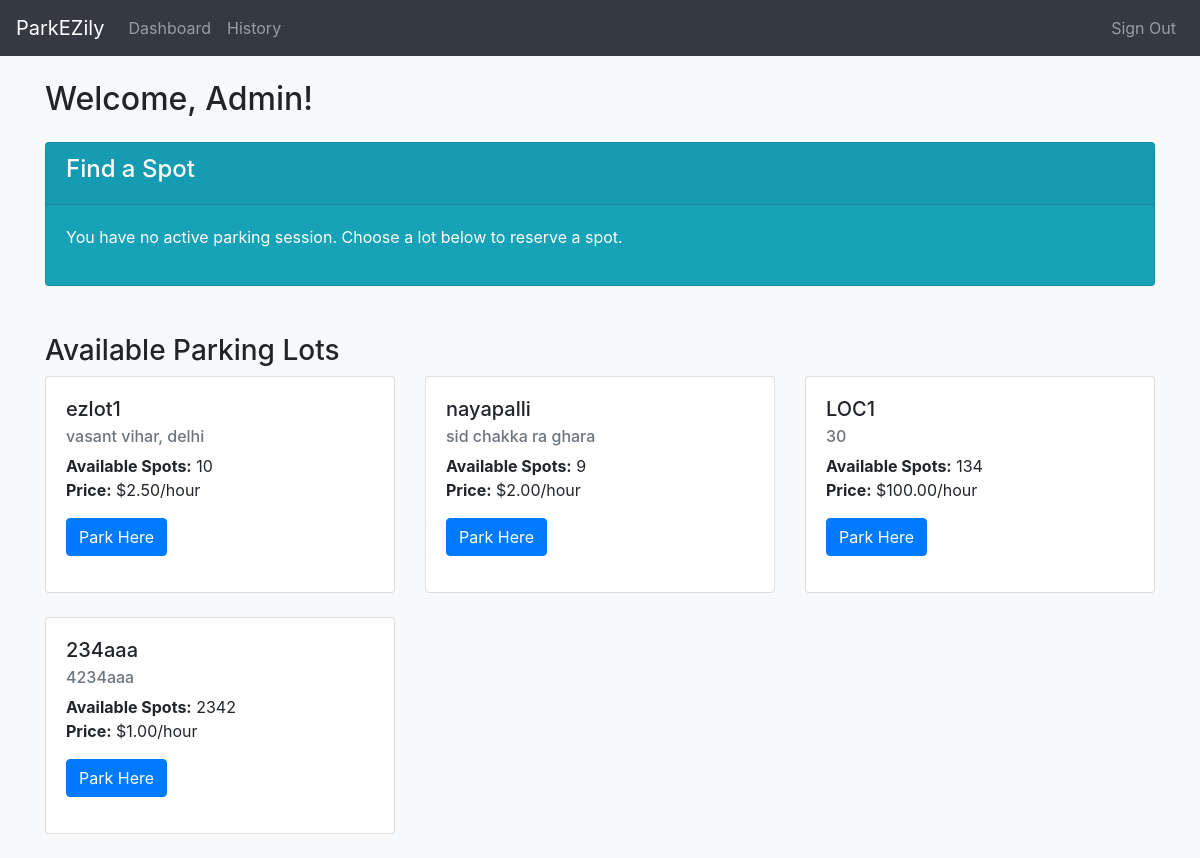
The app's page /dashboard (signed in) with its own data.
### tables this page shows
CREATE TABLE parking_lot (
        id INTEGER PRIMARY KEY AUTOINCREMENT,
        location_name TEXT NOT NULL,
        address TEXT NOT NULL,
        price_per_hour REAL NOT NULL,
        pin_code TEXT NOT NULL,
        max_spots INTEGER NOT NULL
    );

### controllers/user.py (the view)
@user_bp.route('/dashboard')
@user_login_req
def dashboard():
    uid = session['uid']
    db = get_db()
    active_res = db.execute(
        '''
        SELECT r.id as res_id, p.location_name, ps.id as spot_num, r.start_time
        FROM reservation r
        JOIN parking_spot ps ON r.spot_id = ps.id
        JOIN parking_lot p ON ps.lot_id = p.id
        WHERE r.user_id = ? AND r.end_time IS NULL
        ''', (uid,)
    ).fetchone()
    lots_raw = db.execute('SELECT id, location_name, address, price_per_hour FROM parking_lot').fetchall()
    lots = []
    for lot in lots_raw:
        lot_dict = dict(lot)
        avail_spots = db.execute(
            "SELECT COUNT(id) as count FROM parking_spot WHERE lot_id = ? AND status = 'A'", (lot['id'],)
        ).fetchone()['count']
        lot_dict['avail_spots'] = avail_spots
        lots.append(lot_dict)
    db.close()
    return render_template('user/dashboard.html', lots=lots, active_res=active_res)

### controllers/user.py (called while the page is built)
def get_db():
    db = sqlite3.connect(DB_FILE)
    db.row_factory = sqlite3.Row
    return db

def user_login_req(f):
    @wraps(f)
    def wrapper(*args, **kwargs):
        if 'uid' not in session:
            flash('You must be logged in to view this page.', 'warning')
            return redirect(url_for('auth.login'))
        return f(*args, **kwargs)
    return wrapper

### templates/user/dashboard.html (shortened to what this page needs)
{% extends 'user/user_base.html' %}
{% block user_main %}
<h2 class="mb-4">Welcome, {{ session.name }}!</h2>
{% if active_res %}
<div class="card text-white bg-success mb-4">
    <div class="card-header"><h4>Active Parking Session</h4></div>
    <div class="card-body">
        <p class="card-text">
            You are currently parked at <strong>{{ active_res.location_name }}</strong> in spot #{{ active_res.spot_num }}.
        </p>
        <p>Parked since: {{ active_res.start_time.split('.')[0] }} UTC</p>
        <form action="{{ url_for('user.release_spot', res_id=active_res.res_id) }}" method="POST">
            <button type="submit" class="btn btn-light">Release Spot & End Session</button>
        </form>
    </div>
</div>
{% else %}
<div class="card bg-info text-white mb-4">
    <div class="card-header"><h4>Find a Spot</h4></div>
    <div class="card-body">
        <p>You have no active parking session. Choose a lot below to reserve a spot.</p>
    </div>
</div>
{% endif %}
<h3 class="mt-5">Available Parking Lots</h3>
<div class="row">
    {% for lot in lots %}
    <div class="col-md-6 col-lg-4 mb-4">
        <div class="card">
            <div class="card-body">
                <h5 class="card-title">{{ lot.location_name }}</h5>
                <h6 class="card-subtitle mb-2 text-muted">{{ lot.address }}</h6>
                <p class="card-text">
                    <strong>Available Spots:</strong> {{ lot.avail_spots }} <br>
                    <strong>Price:</strong> ${{ "%.2f"|format(lot.price_per_hour) }}/hour
                </p>
                {% if not active_res and lot.avail_spots > 0 %}
                <form action="{{ url_for('user.book_spot', lot_id=lot.id) }}" method="POST">
                    <button type="submit" class="btn btn-primary">Park Here</button>
                </form>
                {% elif active_res %}
                <button class="btn btn-secondary" disabled>Cannot Park</button>
                {% else %}
                <button class="btn btn-danger" disabled>Lot Full</button>
                {% endif %}
            </div>
        </div>
    </div>
    {% else %}
    <p>No parking lots have been set up by the administrator yet.</p>
    {% endfor %}
</div>
{% endblock %}

### records on screen
parking_lot: location_name "ezlot1", address "vasant vihar, delhi", avail_spots "10", price_per_hour "2.50"
parking_lot: location_name "nayapalli", address "sid chakka ra ghara", avail_spots "9", price_per_hour "2.00"
parking_lot: location_name "LOC1", address "30", avail_spots "134", price_per_hour "100.00"
parking_lot: location_name "234aaa", address "4234aaa", avail_spots "2342", price_per_hour "1.00"

### other values on screen
{{ session.name }} "Admin"
